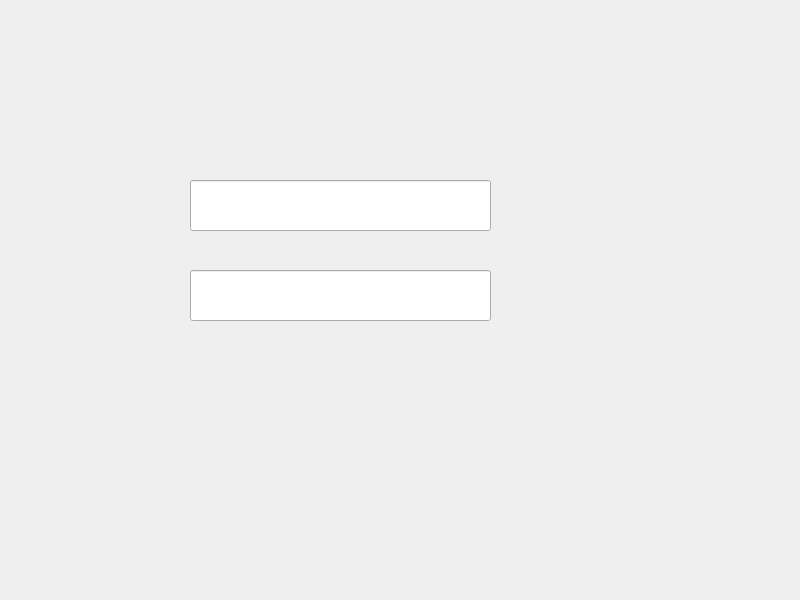
<?xml version="1.0" encoding="UTF-8"?>
<ui version="4.0">
 <class>Widget</class>
 <widget class="QWidget" name="Widget">
  <property name="geometry">
   <rect>
    <x>0</x>
    <y>0</y>
    <width>800</width>
    <height>600</height>
   </rect>
  </property>
  <property name="windowTitle">
   <string>Widget</string>
  </property>
  <widget class="QLineEdit" name="lineEdit">
   <property name="geometry">
    <rect>
     <x>190</x>
     <y>180</y>
     <width>301</width>
     <height>51</height>
    </rect>
   </property>
  </widget>
  <widget class="QLineEdit" name="lineEdit_2">
   <property name="geometry">
    <rect>
     <x>190</x>
     <y>270</y>
     <width>301</width>
     <height>51</height>
    </rect>
   </property>
  </widget>
  <widget class="QLabel" name="label">
   <property name="geometry">
    <rect>
     <x>190</x>
     <y>120</y>
     <width>301</width>
     <height>31</height>
    </rect>
   </property>
   <property name="text">
    <string/>
   </property>
  </widget>
 </widget>
 <resources/>
 <connections/>
</ui>
